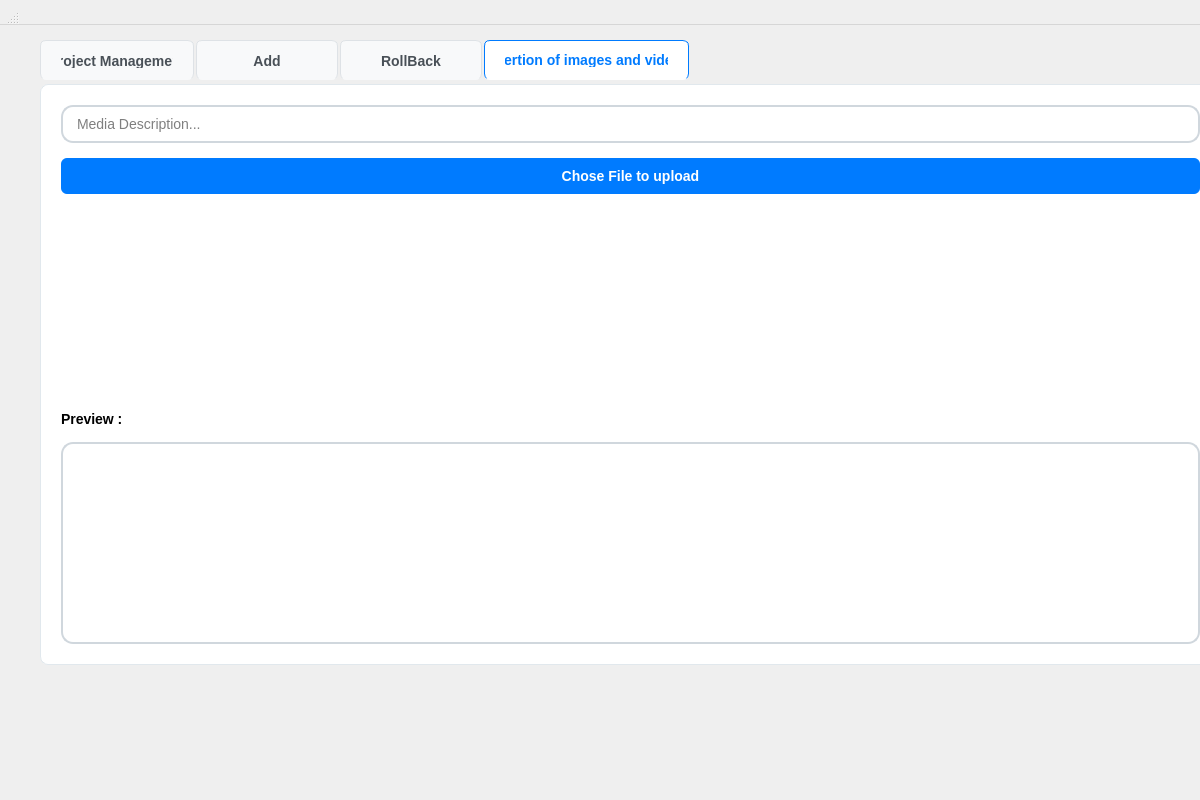
<?xml version="1.0" encoding="UTF-8"?>
<ui version="4.0">
 <class>ProjectWidget</class>
 <widget class="QWidget" name="ProjectWidget">
  <property name="geometry">
   <rect>
    <x>0</x>
    <y>0</y>
    <width>1200</width>
    <height>800</height>
   </rect>
  </property>
  <property name="styleSheet">
   <string>QMainWindow {
    background-color: #f8f9fa;
    font-family: 'Segoe UI', Arial, sans-serif;
}

QTabWidget::pane {
    border: 1px solid #e1e8ed;
    border-radius: 8px;
    background-color: #ffffff;
    margin-top: 4px;
}

QTabWidget::tab-bar {
    alignment: left;
}

QTabBar::tab {
    background-color: #f8f9fa;
    border: 1px solid #dee2e6;
    border-bottom: none;
    border-radius: 6px 6px 0 0;
    padding: 12px 20px;
    margin-right: 2px;
    font-weight: 700; /* make tab text bold */
    color: #495057;
    font-size: 14px;
    min-width: 100px;
}

QTabBar::tab:selected {
    background-color: #ffffff;
    color: #007bff;
    border-color: #007bff;
    border-bottom: 1px solid #ffffff;
}

QTableWidget {
    gridline-color: #e9ecef;
    background-color: #ffffff;
    alternate-background-color: #f8f9fa;
    border: 1px solid #dee2e6;
    border-radius: 6px;
}

QTableWidget::item {
    padding: 8px;
    border-bottom: 1px solid #e9ecef;
}

QTableWidget::item:selected {
    background-color: #e3f2fd;
    color: #1976d2;
}

QHeaderView::section {
    background-color: #f1f3f4;
    padding: 10px;
    border: none;
    border-bottom: 2px solid #007bff;
    font-weight: 600;
    color: #495057;
}

QPushButton {
    background-color: #007bff;
    color: white;
    border: none;
    padding: 10px 20px;
    border-radius: 6px;
    font-weight: 600;
    font-size: 14px;
}

/* Service Management Button Colors */
QPushButton#exportCsvBtn {
    background-color: #28a745;
    color: white;
}

QPushButton#exportCsvBtn:hover {
    background-color: #218838;
}

QPushButton#btnSortByName {
    background-color: #17a2b8;
    color: white;
}

QPushButton#btnSortByName:hover {
    background-color: #138496;
}

QPushButton#btnEditService {
    /* Modified to match reference: yellow/golden modify button */
    background-color: #f5b400;
    color: white;
    font-weight: 600;
    border-radius: 10px;
    padding: 10px 20px;
}

QPushButton#btnEditService:hover {
    background-color: #e0a800;
}

QPushButton#btnEditService:disabled {
    background-color: #6c757d;
    color: #ffffff;
}

QPushButton#btnDeleteService {
    background-color: #e53935;
    color: white;
    border-radius: 10px;
    padding: 10px 20px;
}

QPushButton#btnDeleteService:hover {
    background-color: #c62828;
}

QPushButton#btnDeleteService:disabled {
    background-color: #6c757d;
    color: #ffffff;
}

/* updateClientBtn removed from UI (Modify button removed from Clients tab) */

QLineEdit, QTextEdit, QComboBox {
    padding: 8px 12px;
    border: 2px solid #d0d7dd;
    border-radius: 12px;
    background-color: #ffffff;
    color: #000000;
    font-size: 14px;
}

QLineEdit:hover {
    border: 2px solid #4da3ff;
}

QLineEdit:focus {
    border: 2px solid #007bff;
    outline: none;
}

QLabel {
    color: #000000;
    font-size: 14px;
    font-weight: 500;
}

QLabel#headerTitle {
    font-size: 24px;
    font-weight: 700;
    color: #000000;
    padding: 20px 0;
}
QLabel#headerTitle:hover {
    color: #1e88ff; /* light blue text on hover */
}
</string>
  </property>
  <widget class="QWidget" name="centralwidget">
   <property name="geometry">
    <rect>
     <x>10</x>
     <y>20</y>
     <width>1241</width>
     <height>665</height>
    </rect>
   </property>
   <layout class="QVBoxLayout" name="mainLayout">
    <property name="spacing">
     <number>20</number>
    </property>
    <property name="leftMargin">
     <number>30</number>
    </property>
    <property name="topMargin">
     <number>20</number>
    </property>
    <property name="rightMargin">
     <number>30</number>
    </property>
    <property name="bottomMargin">
     <number>20</number>
    </property>
    <item>
     <widget class="QTabWidget" name="clientTabWidget">
      <property name="currentIndex">
       <number>3</number>
      </property>
      <widget class="QWidget" name="serviceManagementTab">
       <attribute name="icon">
        <iconset resource="resources.qrc">
         <normaloff>:/resources/icons/clients.svg</normaloff>:/resources/icons/clients.svg</iconset>
       </attribute>
       <attribute name="title">
        <string>Project Management</string>
       </attribute>
       <layout class="QVBoxLayout" name="serviceManagementLayout">
        <property name="spacing">
         <number>15</number>
        </property>
        <property name="leftMargin">
         <number>20</number>
        </property>
        <property name="topMargin">
         <number>20</number>
        </property>
        <property name="rightMargin">
         <number>20</number>
        </property>
        <property name="bottomMargin">
         <number>20</number>
        </property>
        <item>
         <widget class="QLabel" name="headerTitle">
          <property name="text">
           <string>Project Management</string>
          </property>
          <property name="alignment">
           <set>Qt::AlignmentFlag::AlignCenter</set>
          </property>
         </widget>
        </item>
        <item>
         <layout class="QHBoxLayout" name="topControlsLayout">
          <item>
           <widget class="QLineEdit" name="searchServices">
            <property name="minimumSize">
             <size>
              <width>250</width>
              <height>0</height>
             </size>
            </property>
            <property name="placeholderText">
             <string>Search project...</string>
            </property>
            <property name="clearButtonEnabled">
             <bool>true</bool>
            </property>
           </widget>
          </item>
          <item>
           <spacer name="topControlsSpacer">
            <property name="orientation">
             <enum>Qt::Orientation::Horizontal</enum>
            </property>
            <property name="sizeHint" stdset="0">
             <size>
              <width>40</width>
              <height>20</height>
             </size>
            </property>
           </spacer>
          </item>
          <item>
           <widget class="QPushButton" name="exportCsvBtn">
            <property name="text">
             <string>Export CSV</string>
            </property>
            <property name="icon">
             <iconset resource="resources.qrc">
              <normaloff>:/resources/icons/export.svg</normaloff>:/resources/icons/export.svg</iconset>
            </property>
            <property name="iconSize">
             <size>
              <width>16</width>
              <height>16</height>
             </size>
            </property>
           </widget>
          </item>
          <item>
           <widget class="QPushButton" name="btnSortByName">
            <property name="text">
             <string>Sort by Name</string>
            </property>
            <property name="icon">
             <iconset resource="resources.qrc">
              <normaloff>:/resources/icons/sort.svg</normaloff>:/resources/icons/sort.svg</iconset>
            </property>
            <property name="iconSize">
             <size>
              <width>16</width>
              <height>16</height>
             </size>
            </property>
           </widget>
          </item>
         </layout>
        </item>
        <item>
         <widget class="QTableWidget" name="clientsTable">
          <property name="columnCount">
           <number>4</number>
          </property>
          <column>
           <property name="text">
            <string>Project ID</string>
           </property>
           <property name="font">
            <font>
             <bold>true</bold>
            </font>
           </property>
          </column>
          <column>
           <property name="text">
            <string>Titre</string>
           </property>
           <property name="font">
            <font>
             <bold>true</bold>
            </font>
           </property>
          </column>
          <column>
           <property name="text">
            <string>Description</string>
           </property>
           <property name="font">
            <font>
             <bold>true</bold>
            </font>
           </property>
          </column>
          <column>
           <property name="text">
            <string>Status</string>
           </property>
           <property name="font">
            <font>
             <bold>true</bold>
            </font>
           </property>
          </column>
         </widget>
        </item>
        <item>
         <layout class="QHBoxLayout" name="serviceButtonsLayout">
          <item>
           <spacer name="serviceButtonsSpacer">
            <property name="orientation">
             <enum>Qt::Orientation::Horizontal</enum>
            </property>
            <property name="sizeHint" stdset="0">
             <size>
              <width>40</width>
              <height>20</height>
             </size>
            </property>
           </spacer>
          </item>
          <item>
           <widget class="QPushButton" name="btnEditService">
            <property name="text">
             <string>Edit</string>
            </property>
            <property name="icon">
             <iconset resource="resources.qrc">
              <normaloff>:/resources/icons/modify.svg</normaloff>:/resources/icons/modify.svg</iconset>
            </property>
            <property name="iconSize">
             <size>
              <width>16</width>
              <height>16</height>
             </size>
            </property>
           </widget>
          </item>
          <item>
           <widget class="QPushButton" name="btnDeleteService">
            <property name="text">
             <string>Delete</string>
            </property>
            <property name="icon">
             <iconset resource="resources.qrc">
              <normaloff>:/resources/icons/delete.svg</normaloff>:/resources/icons/delete.svg</iconset>
            </property>
            <property name="iconSize">
             <size>
              <width>16</width>
              <height>16</height>
             </size>
            </property>
           </widget>
          </item>
         </layout>
        </item>
       </layout>
      </widget>
      <widget class="QWidget" name="addTab">
       <attribute name="icon">
        <iconset resource="resources.qrc">
         <normaloff>:/resources/icons/add.svg</normaloff>:/resources/icons/add.svg</iconset>
       </attribute>
       <attribute name="title">
        <string>Add</string>
       </attribute>
       <layout class="QVBoxLayout" name="addLayout">
        <property name="spacing">
         <number>15</number>
        </property>
        <property name="leftMargin">
         <number>20</number>
        </property>
        <property name="topMargin">
         <number>20</number>
        </property>
        <property name="rightMargin">
         <number>20</number>
        </property>
        <property name="bottomMargin">
         <number>20</number>
        </property>
        <item>
         <widget class="QLabel" name="addLabel">
          <property name="text">
           <string>Add New Project</string>
          </property>
          <property name="alignment">
           <set>Qt::AlignmentFlag::AlignCenter</set>
          </property>
         </widget>
        </item>
        <item>
         <layout class="QFormLayout" name="addFormLayout">
          <item row="0" column="0">
           <widget class="QLabel" name="addServiceIdLabel">
            <property name="text">
             <string>Project ID</string>
            </property>
           </widget>
          </item>
          <item row="0" column="1">
           <widget class="QLineEdit" name="addServiceIdEdit">
            <property name="readOnly">
             <bool>true</bool>
            </property>
           </widget>
          </item>
          <item row="1" column="0">
           <widget class="QLabel" name="addServiceNameLabel">
            <property name="text">
             <string>Titre</string>
            </property>
           </widget>
          </item>
          <item row="1" column="1">
           <widget class="QLineEdit" name="addNameEdit"/>
          </item>
          <item row="2" column="0">
           <widget class="QLabel" name="addServiceDescLabel">
            <property name="text">
             <string>Description:</string>
            </property>
           </widget>
          </item>
          <item row="2" column="1">
           <widget class="QTextEdit" name="addDescriptionEdit"/>
          </item>
          <item row="3" column="0">
           <widget class="QLabel" name="addServiceCategoryLabel">
            <property name="text">
             <string>Status</string>
            </property>
           </widget>
          </item>
          <item row="3" column="1">
           <widget class="QComboBox" name="addCategoryCombo">
            <item>
             <property name="text">
              <string>Yes</string>
             </property>
            </item>
            <item>
             <property name="text">
              <string>No</string>
             </property>
            </item>
           </widget>
          </item>
         </layout>
        </item>
        <item>
         <layout class="QHBoxLayout" name="addButtonLayout">
          <item>
           <spacer name="addButtonSpacer">
            <property name="orientation">
             <enum>Qt::Orientation::Horizontal</enum>
            </property>
            <property name="sizeHint" stdset="0">
             <size>
              <width>40</width>
              <height>20</height>
             </size>
            </property>
           </spacer>
          </item>
          <item>
           <widget class="QPushButton" name="addServiceBtn">
            <property name="text">
             <string>Add Project</string>
            </property>
            <property name="icon">
             <iconset resource="resources.qrc">
              <normaloff>:/resources/icons/add.svg</normaloff>:/resources/icons/add.svg</iconset>
            </property>
           </widget>
          </item>
         </layout>
        </item>
        <item>
         <spacer name="addVerticalSpacer">
          <property name="orientation">
           <enum>Qt::Orientation::Vertical</enum>
          </property>
          <property name="sizeHint" stdset="0">
           <size>
            <width>20</width>
            <height>40</height>
           </size>
          </property>
         </spacer>
        </item>
       </layout>
      </widget>
      <widget class="QWidget" name="voiceChatTab">
       <attribute name="icon">
        <iconset resource="resources.qrc">
         <normaloff>:/resources/icons/undo.svg</normaloff>:/resources/icons/undo.svg</iconset>
       </attribute>
       <attribute name="title">
        <string>RollBack</string>
       </attribute>
       <layout class="QVBoxLayout" name="voiceChatLayout">
        <property name="spacing">
         <number>15</number>
        </property>
        <property name="leftMargin">
         <number>20</number>
        </property>
        <property name="topMargin">
         <number>20</number>
        </property>
        <property name="rightMargin">
         <number>20</number>
        </property>
        <property name="bottomMargin">
         <number>20</number>
        </property>
        <item>
         <layout class="QHBoxLayout" name="voiceControlLayout">
          <item>
           <widget class="QTextEdit" name="addDescriptionEdit_2">
            <property name="html">
             <string>&lt;!DOCTYPE HTML PUBLIC &quot;-//W3C//DTD HTML 4.0//EN&quot; &quot;http://www.w3.org/TR/REC-html40/strict.dtd&quot;&gt;
&lt;html&gt;&lt;head&gt;&lt;meta name=&quot;qrichtext&quot; content=&quot;1&quot; /&gt;&lt;meta charset=&quot;utf-8&quot; /&gt;&lt;style type=&quot;text/css&quot;&gt;
p, li { white-space: pre-wrap; }
hr { height: 1px; border-width: 0; }
li.unchecked::marker { content: &quot;\2610&quot;; }
li.checked::marker { content: &quot;\2612&quot;; }
&lt;/style&gt;&lt;/head&gt;&lt;body style=&quot; font-family:'Segoe UI'; font-size:14px; font-weight:400; font-style:normal;&quot;&gt;
&lt;p style=&quot; margin-top:0px; margin-bottom:0px; margin-left:0px; margin-right:0px; -qt-block-indent:0; text-indent:0px;&quot;&gt;Version 2.0 - 27 / 09 / 2025&lt;/p&gt;
&lt;p style=&quot;-qt-paragraph-type:empty; margin-top:0px; margin-bottom:0px; margin-left:0px; margin-right:0px; -qt-block-indent:0; text-indent:0px;&quot;&gt;&lt;br /&gt;&lt;/p&gt;
&lt;p style=&quot; margin-top:0px; margin-bottom:0px; margin-left:0px; margin-right:0px; -qt-block-indent:0; text-indent:0px;&quot;&gt;Mod Color&lt;/p&gt;
&lt;p style=&quot; margin-top:0px; margin-bottom:0px; margin-left:0px; margin-right:0px; -qt-block-indent:0; text-indent:0px;&quot;&gt;Version 1.5 - 20 / 09 /2025&lt;/p&gt;
&lt;p style=&quot;-qt-paragraph-type:empty; margin-top:0px; margin-bottom:0px; margin-left:0px; margin-right:0px; -qt-block-indent:0; text-indent:0px;&quot;&gt;&lt;br /&gt;&lt;/p&gt;
&lt;p style=&quot; margin-top:0px; margin-bottom:0px; margin-left:0px; margin-right:0px; -qt-block-indent:0; text-indent:0px;&quot;&gt;New Item&lt;/p&gt;
&lt;p style=&quot; margin-top:0px; margin-bottom:0px; margin-left:0px; margin-right:0px; -qt-block-indent:0; text-indent:0px;&quot;&gt;Version 1.0 - 10 / 09 / 2025&lt;/p&gt;
&lt;p style=&quot;-qt-paragraph-type:empty; margin-top:0px; margin-bottom:0px; margin-left:0px; margin-right:0px; -qt-block-indent:0; text-indent:0px;&quot;&gt;&lt;br /&gt;&lt;/p&gt;&lt;/body&gt;&lt;/html&gt;</string>
            </property>
           </widget>
          </item>
         </layout>
        </item>
       </layout>
      </widget>
      <widget class="QWidget" name="modifyTab">
       <attribute name="icon">
        <iconset resource="resources.qrc">
         <normaloff>:/resources/icons/camera.svg</normaloff>:/resources/icons/camera.svg</iconset>
       </attribute>
       <attribute name="title">
        <string>Insertion of images and videos</string>
       </attribute>
       <layout class="QVBoxLayout" name="modifyLayout">
        <property name="spacing">
         <number>15</number>
        </property>
        <property name="leftMargin">
         <number>20</number>
        </property>
        <property name="topMargin">
         <number>20</number>
        </property>
        <property name="rightMargin">
         <number>20</number>
        </property>
        <property name="bottomMargin">
         <number>20</number>
        </property>
        <item>
         <widget class="QLineEdit" name="searchServices_2">
          <property name="minimumSize">
           <size>
            <width>250</width>
            <height>0</height>
           </size>
          </property>
          <property name="placeholderText">
           <string>Media Description...</string>
          </property>
          <property name="clearButtonEnabled">
           <bool>true</bool>
          </property>
         </widget>
        </item>
        <item>
         <widget class="QPushButton" name="exportCsvBtn_2">
          <property name="text">
           <string>Chose File to upload</string>
          </property>
          <property name="icon">
           <iconset resource="resources.qrc">
            <normaloff>:/resources/icons/export.svg</normaloff>:/resources/icons/export.svg</iconset>
          </property>
          <property name="iconSize">
           <size>
            <width>16</width>
            <height>16</height>
           </size>
          </property>
         </widget>
        </item>
        <item>
         <spacer name="verticalSpacer">
          <property name="orientation">
           <enum>Qt::Orientation::Vertical</enum>
          </property>
          <property name="sizeHint" stdset="0">
           <size>
            <width>20</width>
            <height>40</height>
           </size>
          </property>
         </spacer>
        </item>
        <item>
         <widget class="QLabel" name="label">
          <property name="text">
           <string>Preview :</string>
          </property>
         </widget>
        </item>
        <item>
         <widget class="QTextEdit" name="addDescriptionEdit_3"/>
        </item>
       </layout>
      </widget>
     </widget>
    </item>
   </layout>
  </widget>
  <widget class="QMenuBar" name="menubar">
   <property name="geometry">
    <rect>
     <x>0</x>
     <y>0</y>
     <width>1200</width>
     <height>25</height>
    </rect>
   </property>
  </widget>
  <widget class="QStatusBar" name="statusbar">
   <property name="geometry">
    <rect>
     <x>0</x>
     <y>0</y>
     <width>20</width>
     <height>25</height>
    </rect>
   </property>
  </widget>
 </widget>
 <resources>
  <include location="resources.qrc"/>
 </resources>
 <connections/>
</ui>
